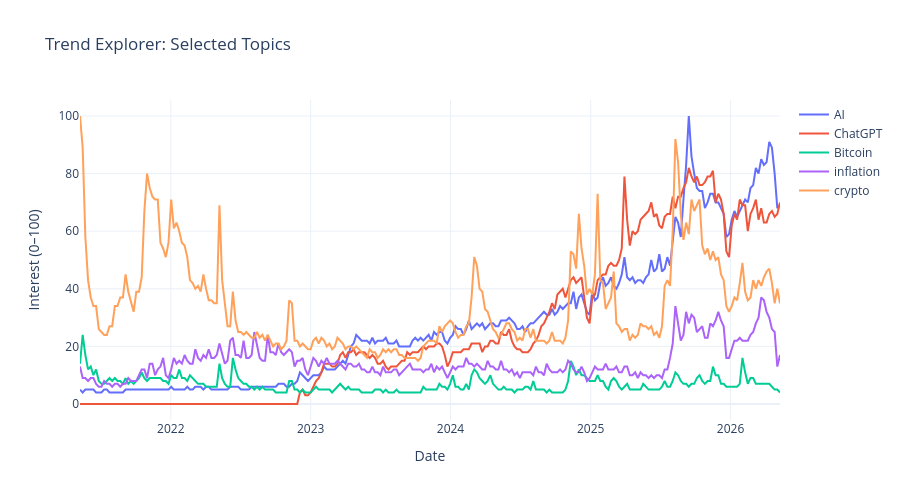

Source (notebook cell):
### Markdown cell above
## 3.1 Trend Explorer — Multi-topic Time Series

### Code cell
# Interactive multi-select trend explorer
selected = ['AI', 'ChatGPT', 'Bitcoin', 'inflation', 'crypto']
fig = go.Figure()
for kw in selected:
    if kw in df_ww.columns:
        fig.add_trace(go.Scatter(x=df_ww.index, y=df_ww[kw], name=kw, mode='lines',
                                  line=dict(width=2)))
fig.update_layout(title='Trend Explorer: Selected Topics', xaxis_title='Date', yaxis_title='Interest (0–100)',
                  hovermode='x unified', height=500, template='plotly_white')
fig.show()

### Figure 1 — Plotly figure (JSON) as saved in the notebook; plotly's stock layout.template omitted (floating-point values rounded to 4 significant figures; data arrays with more than 128 entries replaced by an {"elided": "..."} marker saying what was removed)
{"data": [{"line": {"width": 2}, "mode": "lines", "name": "AI", "type": "scatter", "x": {"elided": "262 str values"}, "y": {"elided": "262 int values"}}, {"line": {"width": 2}, "mode": "lines", "name": "ChatGPT", "type": "scatter", "x": {"elided": "262 str values"}, "y": {"elided": "262 int values"}}, {"line": {"width": 2}, "mode": "lines", "name": "Bitcoin", "type": "scatter", "x": {"elided": "262 str values"}, "y": {"elided": "262 int values"}}, {"line": {"width": 2}, "mode": "lines", "name": "inflation", "type": "scatter", "x": {"elided": "262 str values"}, "y": {"elided": "262 int values"}}, {"line": {"width": 2}, "mode": "lines", "name": "crypto", "type": "scatter", "x": {"elided": "262 str values"}, "y": {"elided": "262 int values"}}], "layout": {"height": 500, "hovermode": "x unified", "title": {"text": "Trend Explorer: Selected Topics"}, "xaxis": {"title": {"text": "Date"}}, "yaxis": {"title": {"text": "Interest (0–100)"}}}}
